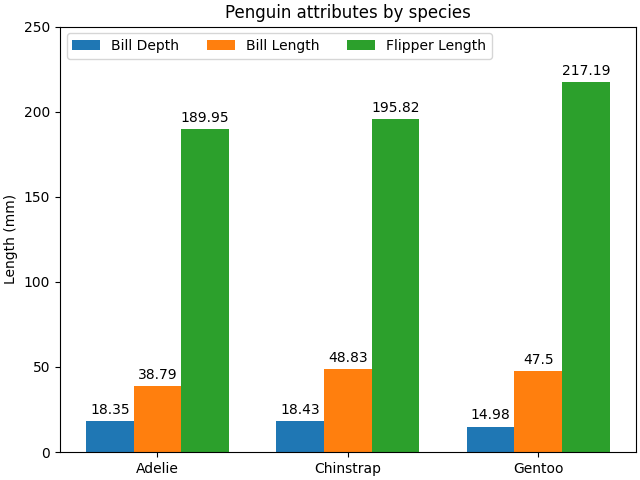

Write the Python code that produced this figure.
# 引入所需库
import matplotlib.pyplot as plt
import numpy as np
import matplotlib
matplotlib.use('TkAgg')


# 创建数据
species = ("Adelie", "Chinstrap", "Gentoo")
penguin_means = {
    'Bill Depth': (18.35, 18.43, 14.98),
    'Bill Length': (38.79, 48.83, 47.50),
    'Flipper Length': (189.95, 195.82, 217.19),
}

x = np.arange(len(species))  # the label locations
# 用于控制条形的位置
width = 0.25  # the width of the bars
multiplier = 0

fig, ax = plt.subplots(layout='constrained')
# 绘制分组条形图
for attribute, measurement in penguin_means.items():
    offset = width * multiplier
    rects = ax.bar(x + offset, measurement, width, label=attribute)
    ax.bar_label(rects, padding=3)
    # 增加multiplier的值，以便在下一个特征绘制时调整条形的位置
    multiplier += 1
# 设置标签&图题
ax.set_ylabel('Length (mm)')
ax.set_title('Penguin attributes by species')
ax.set_xticks(x + width, species)
# 设置图例
ax.legend(loc='upper left', ncols=3)
# 设置y轴范围
ax.set_ylim(0, 250)

plt.show()
